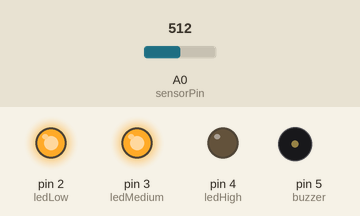
A sketch run on a simulated Arduino Uno, built with avr-gcc and run on an emulated ATmega328P. Parts: output pins drawn as LEDs (lit = HIGH), buzzer (waves = sounding, pin HIGH). Inputs (shaded band) come from the test bench; at power-on: A0 (sensorPin) = 512.

Above: at 1.3 s.
1.4 s: A0 (sensorPin) set to 690
2.9 s: A0 (sensorPin) set to 717
At 3.7 s:
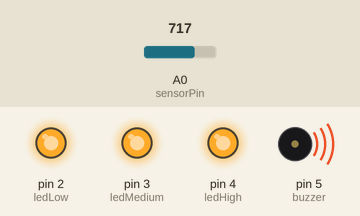
4.5 s: A0 (sensorPin) set to 290
At 4.9 s:
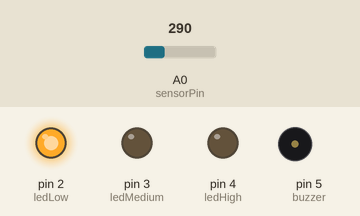
6.0 s: A0 (sensorPin) set to 316
At 7.2 s:
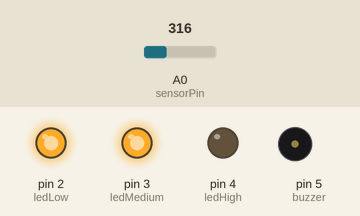
7.5 s: A0 (sensorPin) set to 122
At 8.4 s:
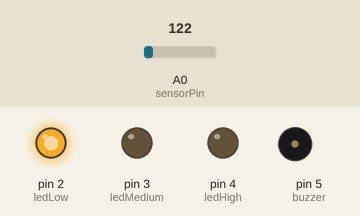
Timing chart, 0 to 10.0 s (numbered marks = the images above; inputs shaded):
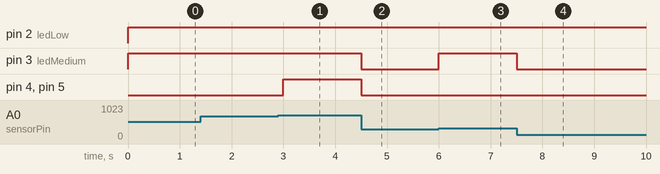

The sketch:

water_level_indicator.ino
```cpp
// Water Level Indicator Project

int sensorPin = A0;
int ledLow = 2;
int ledMedium = 3;
int ledHigh = 4;
int buzzer = 5;

void setup() {
  pinMode(ledLow, OUTPUT);
  pinMode(ledMedium, OUTPUT);
  pinMode(ledHigh, OUTPUT);
  pinMode(buzzer, OUTPUT);
}

void loop() {
  int waterLevel = analogRead(sensorPin);

  if (waterLevel < 300) {
    digitalWrite(ledLow, HIGH);
    digitalWrite(ledMedium, LOW);
    digitalWrite(ledHigh, LOW);
    digitalWrite(buzzer, LOW);
  }
  else if (waterLevel < 700) {
    digitalWrite(ledLow, HIGH);
    digitalWrite(ledMedium, HIGH);
    digitalWrite(ledHigh, LOW);
    digitalWrite(buzzer, LOW);
  }
  else {
    digitalWrite(ledLow, HIGH);
    digitalWrite(ledMedium, HIGH);
    digitalWrite(ledHigh, HIGH);
    digitalWrite(buzzer, HIGH);
  }

  delay(500);
}
```

Measured:
- the behaviour switches between 699 and 700 on A0 (sensorPin) (found by bisection; images 0 and 1)
- the behaviour switches between 299 and 300 on A0 (sensorPin) (found by bisection; images 2 and 3)
- after the input at 1.4 s, every drawn part: stays the same
- after the input at 2.9 s, pin 4 (ledHigh), pin 5 (buzzer): LOW → HIGH after 0.10 s
- after the input at 4.5 s, pin 3 (ledMedium), pin 4 (ledHigh), pin 5 (buzzer): HIGH → LOW at once
- after the input at 6.0 s, pin 3 (ledMedium): LOW → HIGH at once
- after the input at 7.5 s, pin 3 (ledMedium): HIGH → LOW at once
